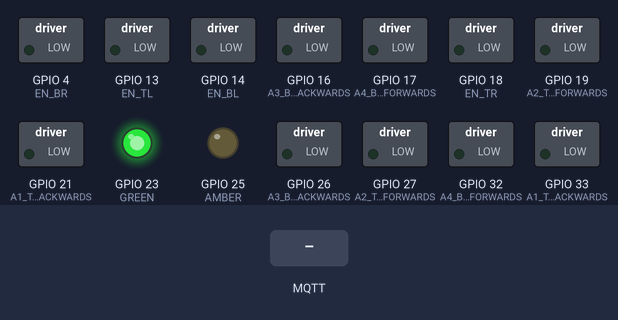
This program was run on a simulated ESP32. Parts: switched loads named in the program (green lamp = pin HIGH), output pins drawn as LEDs (lit = HIGH). The test bench sets the inputs (shaded band). WiFi joins after 1.5 s; servers stay silent unless stated; no MQTT or app messages arrive unless stated; not simulated (calls return 0 or success): secrets.h; what the program prints to the serial monitor is not drawn.

Above: at 2.7 s.
2.8 s: MQTT message "UP" arrives on the first subscribed topic
At 3.5 s:
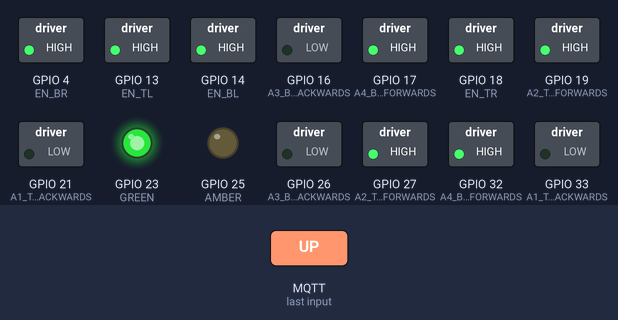
4.3 s: MQTT message "DOWN" arrives on the first subscribed topic
At 4.7 s:
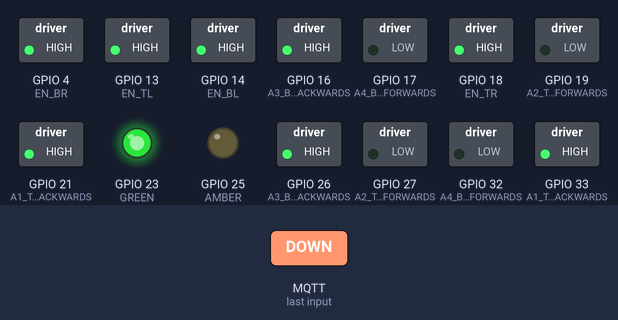
5.8 s: MQTT message "LEFT" arrives on the first subscribed topic
At 7.0 s:
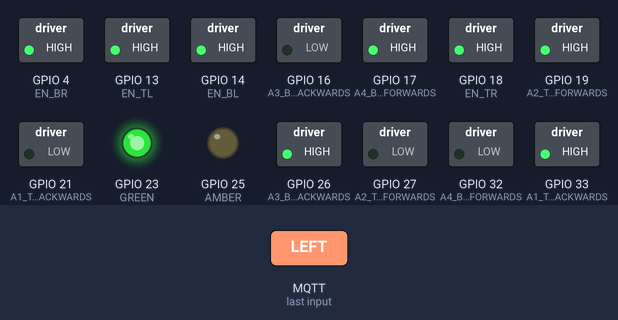
7.3 s: MQTT message "RIGHT" arrives on the first subscribed topic
At 8.2 s:
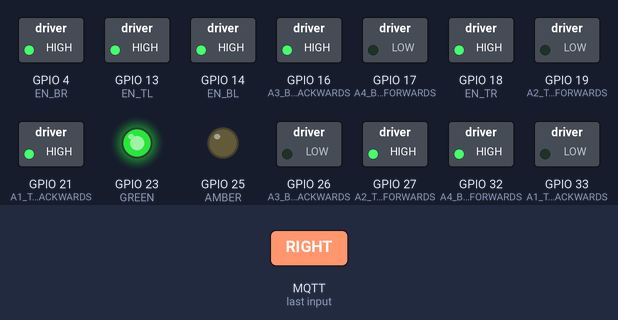
Timing chart, 0 to 9.8 s (numbered marks = the images above; inputs shaded):
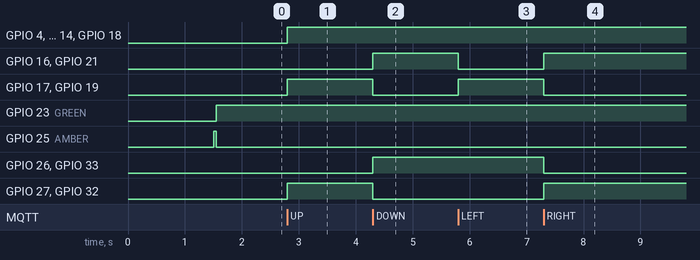

Measured:
- after the input at 2.8 s, GPIO 4 (EN_BR), GPIO 13 (EN_TL), GPIO 14 (EN_BL), GPIO 17 (A4_BR_FORWARDS), GPIO 18 (EN_TR), GPIO 19 (A2_TR_FORWARDS), GPIO 27 (A2_TL_FORWARDS), GPIO 32 (A4_BL_FORWARDS): LOW → HIGH at once
- after the input at 4.3 s, GPIO 16 (A3_BR_BACKWARDS), GPIO 21 (A1_TR_BACKWARDS), GPIO 26 (A3_BL_BACKWARDS), GPIO 33 (A1_TL_BACKWARDS): LOW → HIGH at once; GPIO 17 (A4_BR_FORWARDS), GPIO 19 (A2_TR_FORWARDS), GPIO 27 (A2_TL_FORWARDS), GPIO 32 (A4_BL_FORWARDS): HIGH → LOW at once
- after the input at 5.8 s, GPIO 16 (A3_BR_BACKWARDS), GPIO 21 (A1_TR_BACKWARDS): HIGH → LOW at once; GPIO 17 (A4_BR_FORWARDS), GPIO 19 (A2_TR_FORWARDS): LOW → HIGH at once
- after the input at 7.3 s, GPIO 16 (A3_BR_BACKWARDS), GPIO 21 (A1_TR_BACKWARDS), GPIO 27 (A2_TL_FORWARDS), GPIO 32 (A4_BL_FORWARDS): LOW → HIGH at once; GPIO 17 (A4_BR_FORWARDS), GPIO 19 (A2_TR_FORWARDS), GPIO 26 (A3_BL_BACKWARDS), GPIO 33 (A1_TL_BACKWARDS): HIGH → LOW at once

The program:

main.cpp
```cpp
#include <Arduino.h>
#include <WiFi.h>
#include <PubSubClient.h>
#include "secrets.h" // Ensure this file contains your WiFi and MQTT credentials


WiFiClient espClient;
PubSubClient client(espClient);

long lastMsg = 0;
char msg[50];
int value = 0;

#define AMBER 25
#define GREEN 23

#define EN_TL 13
#define A1_TL_BACKWARDS 33
#define A2_TL_FORWARDS 27

#define EN_BL 14
#define A3_BL_BACKWARDS 26
#define A4_BL_FORWARDS 32

#define EN_BR 4
#define A3_BR_BACKWARDS 16
#define A4_BR_FORWARDS 17

#define EN_TR 18
#define A1_TR_BACKWARDS 21
#define A2_TR_FORWARDS 19

void callback(char* topic, byte* payload, unsigned int length);

void forwards();
void backwards();
void stopMotors();
void left();
void right();


void setup() {
  Serial.begin(115200);

  pinMode(AMBER, OUTPUT);
  pinMode(GREEN, OUTPUT);
  digitalWrite(AMBER, LOW);
  digitalWrite(GREEN, LOW);

  Serial.println("Connecting to WiFi...");
  WiFi.begin(ssid, password);
  while (WiFi.status() != WL_CONNECTED) {
    delay(500);
    Serial.print(".");
  }
  Serial.println("Wifi Connected");
  Serial.println(WiFi.localIP());
  digitalWrite(AMBER, HIGH);
  digitalWrite(GREEN, LOW);

  client.setServer(mqtt_server, 1883);
  client.setCallback(callback);

  pinMode(EN_TL, OUTPUT);
  pinMode(A1_TL_BACKWARDS, OUTPUT);
  pinMode(A2_TL_FORWARDS, OUTPUT);

  pinMode(EN_BL, OUTPUT);
  pinMode(A3_BL_BACKWARDS, OUTPUT);
  pinMode(A4_BL_FORWARDS, OUTPUT);

  pinMode(EN_BR, OUTPUT);
  pinMode(A3_BR_BACKWARDS, OUTPUT);
  pinMode(A4_BR_FORWARDS, OUTPUT);

  pinMode(EN_TR, OUTPUT);
  pinMode(A1_TR_BACKWARDS, OUTPUT);
  pinMode(A2_TR_FORWARDS, OUTPUT);
}

void loop() {
  if (!client.connected()) {
    Serial.println("Connecting to MQTT...");
    if (client.connect("ESP32Client", mqtt_user, mqtt_password)) {
      Serial.println("Connected to MQTT");
      client.subscribe("gesture/direction");
      digitalWrite(GREEN, HIGH);
      digitalWrite(AMBER, LOW);
    } else {
      Serial.print("Failed to connect, state: ");
      Serial.println(client.state());
      delay(2000);
    }
  }

  client.loop();
}

void callback(char* topic, byte* payload, unsigned int length) {
  Serial.print("Message arrived [");
  Serial.print(topic);
  Serial.print("] ");
  for (int i = 0; i < length; i++) {
    Serial.print((char)payload[i]);
  }
  Serial.println();

  // Check payload by converting to string
  String command = String((char*)payload).substring(0, length);
  command.trim(); // Remove any leading/trailing whitespace

  if (command == "UP") {
    forwards();
  } else if (command == "DOWN") {
    backwards();
  } else if (command == "LEFT") {
    left();
  } else if (command == "RIGHT") {
    right();
  } else if (command == "STOP") {
    stopMotors();
  } else {
    Serial.println("Unknown command received");
    stopMotors(); // Stop motors if command is unknown
  }

  delay(10); // Small delay to ensure commands are processed
}

void forwards() {
  digitalWrite(EN_TL, HIGH);
  digitalWrite(A1_TL_BACKWARDS, LOW);
  digitalWrite(A2_TL_FORWARDS, HIGH);

  digitalWrite(EN_BL, HIGH);
  digitalWrite(A3_BL_BACKWARDS, LOW);
  digitalWrite(A4_BL_FORWARDS, HIGH);

  digitalWrite(EN_BR, HIGH);
  digitalWrite(A3_BR_BACKWARDS, LOW);
  digitalWrite(A4_BR_FORWARDS, HIGH);

  digitalWrite(EN_TR, HIGH);
  digitalWrite(A1_TR_BACKWARDS, LOW);
  digitalWrite(A2_TR_FORWARDS, HIGH);
}

void backwards() {
  digitalWrite(EN_TL, HIGH);
  digitalWrite(A1_TL_BACKWARDS, HIGH);
  digitalWrite(A2_TL_FORWARDS, LOW);

  digitalWrite(EN_BL, HIGH);
  digitalWrite(A3_BL_BACKWARDS, HIGH);
  digitalWrite(A4_BL_FORWARDS, LOW);

  digitalWrite(EN_BR, HIGH);
  digitalWrite(A3_BR_BACKWARDS, HIGH);
  digitalWrite(A4_BR_FORWARDS, LOW);

  digitalWrite(EN_TR, HIGH);
  digitalWrite(A1_TR_BACKWARDS, HIGH);
  digitalWrite(A2_TR_FORWARDS, LOW);
}

void stopMotors() {
  digitalWrite(EN_TL, LOW);
  digitalWrite(A1_TL_BACKWARDS, LOW);
  digitalWrite(A2_TL_FORWARDS, LOW);

  digitalWrite(EN_BL, LOW);
  digitalWrite(A3_BL_BACKWARDS, LOW);
  digitalWrite(A4_BL_FORWARDS, LOW);

  digitalWrite(EN_BR, LOW);
  digitalWrite(A3_BR_BACKWARDS, LOW);
  digitalWrite(A4_BR_FORWARDS, LOW);

  digitalWrite(EN_TR, LOW);
  digitalWrite(A1_TR_BACKWARDS, LOW);
  digitalWrite(A2_TR_FORWARDS, LOW);
}

void left() {
  // tank turning
  digitalWrite(EN_TL, HIGH);
  digitalWrite(A1_TL_BACKWARDS, HIGH);
  digitalWrite(A2_TL_FORWARDS, LOW);

  digitalWrite(EN_BL, HIGH);
  digitalWrite(A3_BL_BACKWARDS, HIGH);
  digitalWrite(A4_BL_FORWARDS, LOW);

  digitalWrite(EN_BR, HIGH);
  digitalWrite(A3_BR_BACKWARDS, LOW);
  digitalWrite(A4_BR_FORWARDS, HIGH);

  digitalWrite(EN_TR, HIGH);
  digitalWrite(A1_TR_BACKWARDS, LOW);
  digitalWrite(A2_TR_FORWARDS, HIGH);
}

void right() {
  // tank turning
  digitalWrite(EN_TL, HIGH);
  digitalWrite(A1_TL_BACKWARDS, LOW);
  digitalWrite(A2_TL_FORWARDS, HIGH);

  digitalWrite(EN_BL, HIGH);
  digitalWrite(A3_BL_BACKWARDS, LOW);
  digitalWrite(A4_BL_FORWARDS, HIGH);

  digitalWrite(EN_BR, HIGH);
  digitalWrite(A3_BR_BACKWARDS, HIGH);
  digitalWrite(A4_BR_FORWARDS, LOW);

  digitalWrite(EN_TR, HIGH);
  digitalWrite(A1_TR_BACKWARDS, HIGH);
  digitalWrite(A2_TR_FORWARDS, LOW);
}
```
